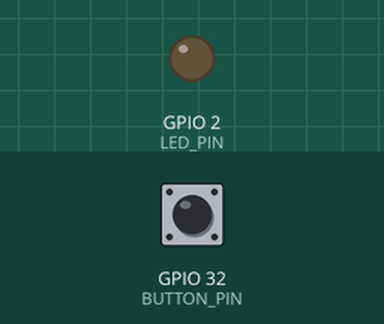
Recording of a sketch running on a simulated ESP32. On the bench: output pins drawn as LEDs (lit = HIGH). Inputs (shaded band) come from the test bench; at power-on: GPIO 32 (BUTTON_PIN) HIGH. USB keyboard and mouse output is not drawn.

Above: at 1.2 s.
1.3 s: GPIO 32 (BUTTON_PIN) pulled LOW for 0.15 s
At 1.9 s:
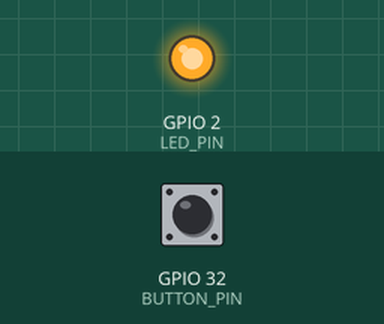
Timing chart, 0 to 4.3 s (numbered marks = the images above; inputs shaded):
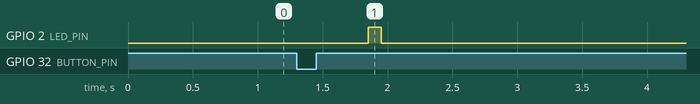

The sketch:

Button.ino
```cpp
#include <BleKeyboard.h>

BleKeyboard bleKeyboard("TecladoBLE", "Fabricante", 100);

const int BUTTON_PIN = 32;
const int LED_PIN = 2;

// Mapeo de pulsos a teclas
const char TECLAS[] = {'A', 'B', 'C', 'D', 'X'}; // 1-5 pulsos (X es placeholder)

struct TeclaEstado {
  char tecla;
  bool presionada;
  unsigned long ultimoCambio;
};
TeclaEstado estadosTeclas[4] = {
  {'A', false, 0},
  {'B', false, 0},
  {'C', false, 0},
  {'D', false, 0}
};

volatile int pulsos = 0;
unsigned long ultimoPulso = 0;

// Variables para LED y debounce
unsigned long ledEncendido = 0;
bool estadoLed = false;
int estadoBoton = HIGH;
int ultimoEstadoBoton = HIGH;
unsigned long ultimoDebounce = 0;
const int DEBOUNCE_MS = 50;

void toggleTecla(int indice) {
  TeclaEstado& tecla = estadosTeclas[indice];
  tecla.presionada = !tecla.presionada;
  tecla.ultimoCambio = millis();

  if(tecla.presionada) {
    bleKeyboard.press(tecla.tecla);
  } else {
    bleKeyboard.release(tecla.tecla);
  }
}

void liberarTodas() {
  for(int i = 0; i < 4; i++) {
    if(estadosTeclas[i].presionada) {
      estadosTeclas[i].presionada = false;
      bleKeyboard.release(estadosTeclas[i].tecla);
    }
  }
}

void manejarPulsos() {
  if(pulsos >= 1 && pulsos <= 4) {
    int indice = pulsos - 1;
    toggleTecla(indice);
  }
  else if(pulsos == 5) {
    liberarTodas();
  }

  // Feedback LED
  digitalWrite(LED_PIN, HIGH);
  ledEncendido = millis();
  estadoLed = true;

  pulsos = 0;
}

void setup() {
  pinMode(BUTTON_PIN, INPUT_PULLUP);
  pinMode(LED_PIN, OUTPUT);
  digitalWrite(LED_PIN, LOW);
  bleKeyboard.begin();
}

void loop() {
  unsigned long ahora = millis();
  int lectura = digitalRead(BUTTON_PIN);

  // Actualizar límite de pulsos a 5
  if (lectura != ultimoEstadoBoton) ultimoDebounce = ahora;
  if ((ahora - ultimoDebounce) > DEBOUNCE_MS && lectura != estadoBoton) {
    estadoBoton = lectura;
    if (estadoBoton == LOW) {
      pulsos = min(pulsos + 1, 5);  // Permitir hasta 5 pulsos
      ultimoPulso = ahora;
    }
  }
  ultimoEstadoBoton = lectura;

  // Manejar pulsos después de 500ms
  if (pulsos > 0 && (ahora - ultimoPulso) >= 500) {
    manejarPulsos();
  }

  // Apagar LED
  if (estadoLed && (ahora - ledEncendido) >= 100) {
    digitalWrite(LED_PIN, LOW);
    estadoLed = false;
  }
}
```

Measured:
- after the input at 1.3 s, GPIO 2 (LED_PIN): LOW → HIGH after 0.55 s, → LOW 0.10 s later
